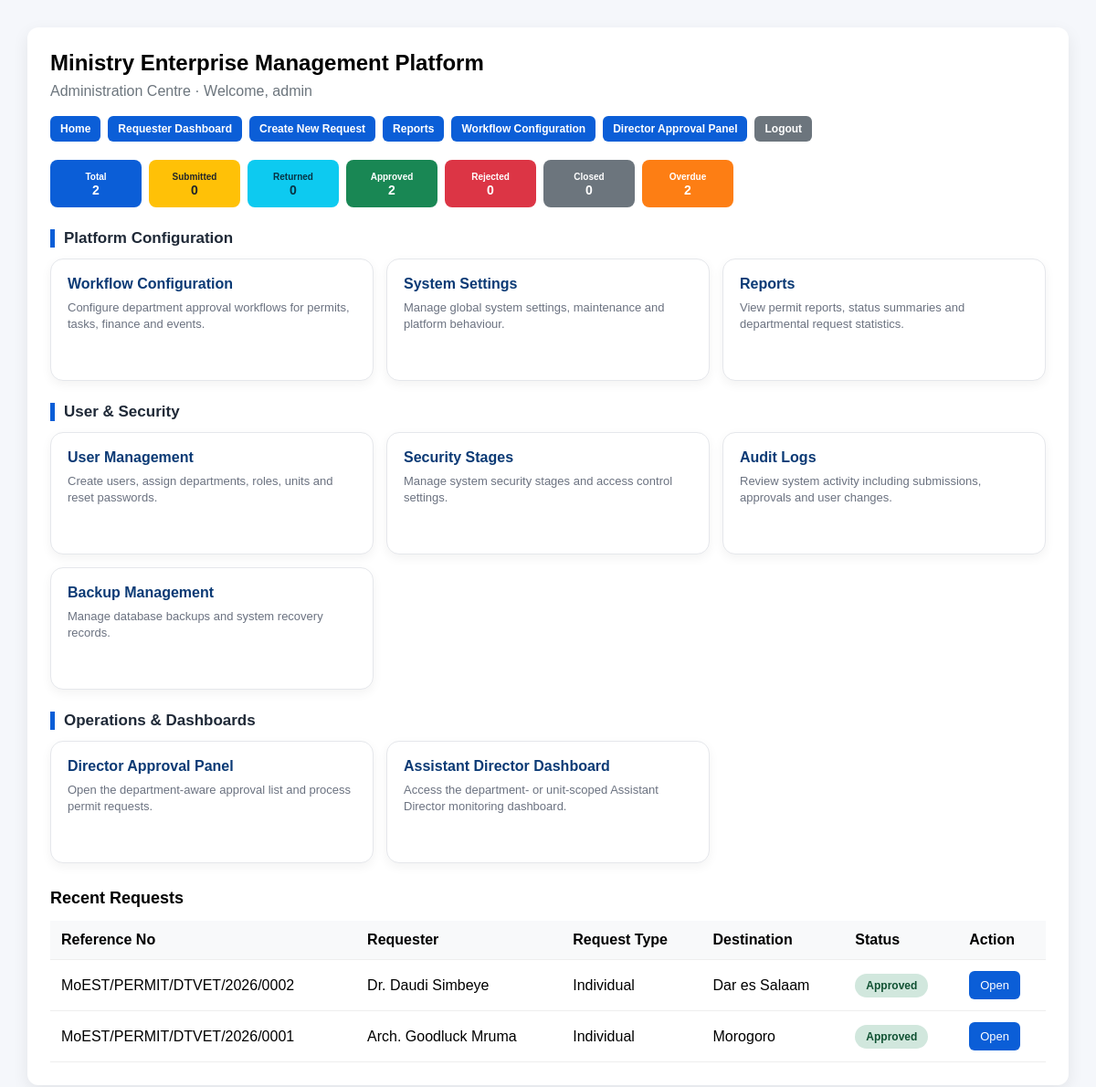
/dashboard/admin/ (signed in), run on the app's committed database.
### permits/models.py (models this page shows, shortened)
class ExternalWorkRequest(models.Model):
    STATUS_CHOICES = [
        ("PENDING_HOU", "Pending Head of Unit"),
        ("PENDING_DIRECTOR", "Pending Director"),
        ("RETURNED_HOU", "Returned by Head of Unit"),
        ("RETURNED_DIRECTOR", "Returned by Director"),
        ("APPROVED", "Approved"),
        ("REJECTED_HOU", "Rejected by Head of Unit"),
        ("REJECTED_DIRECTOR", "Rejected by Director"),
        ("CLOSED", "Closed"),
    ]
    reference_no = models.CharField(max_length=30, unique=True, blank=True)
    requester = models.ForeignKey(
        User,
        on_delete=models.CASCADE,
        related_name="work_requests"
    )
    requester_name = models.CharField(max_length=150, blank=True)
    requester_employee_id = models.CharField(max_length=50, blank=True)
    purpose = models.CharField(max_length=200)
    destination = models.CharField(max_length=200)
    start_time = models.DateTimeField(db_index=True)
    end_time = models.DateTimeField(db_index=True)
    is_group_request = models.BooleanField(default=False)
    group_leader = models.ForeignKey(
        User,
        on_delete=models.SET_NULL,
        null=True,
        blank=True,
        related_name="group_leader_requests"
    )
    group_leader_name = models.CharField(max_length=150, blank=True)
    group_leader_employee_id = models.CharField(max_length=50, blank=True)
    acting_officer = models.ForeignKey(
        User,
        on_delete=models.SET_NULL,
        null=True,
        blank=True,
        related_name="acting_officer_requests"
    )
    acting_officer_name = models.CharField(max_length=150, blank=True)
    acting_officer_employee_id = models.CharField(max_length=50, blank=True)
    acting_officer_phone = models.CharField(max_length=30, blank=True)
    unit_name = models.CharField(max_length=20, blank=True, null=True, db_index=True)
    head_of_unit = models.ForeignKey(
        User,
        on_delete=models.SET_NULL,
        null=True,
        blank=True,
        related_name="head_of_unit_requests"
    )
    director = models.ForeignKey(
        User,
        on_delete=models.SET_NULL,
        null=True,
        blank=True,
        related_name="director_requests"
    )
    status = models.CharField(
        max_length=30,
        choices=STATUS_CHOICES,
        default="PENDING_DIRECTOR",
        db_index=True
    )
    hou_comment = models.TextField(blank=True)
    director_comment = models.TextField(blank=True)
    returned_at = models.DateTimeField(blank=True, null=True)
    resubmitted_at = models.DateTimeField(blank=True, null=True)
    hou_approved_by = models.ForeignKey(
        User,
        on_delete=models.SET_NULL,
        null=True,
        blank=True,
        related_name="hou_approved_requests"
    )
    hou_approved_at = models.DateTimeField(null=True, blank=True)
    director_approved_by = models.ForeignKey(
        User,
        on_delete=models.SET_NULL,
        null=True,
        blank=True,
        related_name="director_approved_requests"
    )
    director_approved_at = models.DateTimeField(null=True, blank=True)
    rejected_by = models.ForeignKey(
        User,
        on_delete=models.SET_NULL,
        null=True,
        blank=True,
        related_name="rejected_requests"
    )
    rejected_by_role = models.CharField(max_length=50, blank=True)
    rejected_at = models.DateTimeField(null=True, blank=True)
    task_approval_file = models.FileField(
        upload_to="task_approvals/",
        blank=True,
        null=True
    )
    report_file = models.FileField(
        upload_to="reports/",
        blank=True,
        null=True
    )
    created_at = models.DateTimeField(auto_now_add=True, db_index=True)
    updated_at = models.DateTimeField(auto_now=True, db_index=True)
    class Meta:
        ordering = ["-updated_at"]

### permits/views.py (the view)
@login_required
def admin_dashboard(request):
    profile = _get_profile(request.user)
    if not (request.user.is_superuser or profile.role == "ADMIN"):
        return HttpResponseForbidden("Not allowed.")
    status = request.GET.get("status")
    now = timezone.now()
    all_requests = ExternalWorkRequest.objects.all()
    if status == "OVERDUE":
        recent_requests = all_requests.filter(
            end_time__lt=now
        ).exclude(
            status__in=["CLOSED"] + _rejected_statuses()
        )
    elif status in ["RETURNED", "RETURNED_HOU", "RETURNED_DIRECTOR"]:
        recent_requests = all_requests.filter(status__in=_returned_statuses())
    elif status in ["REJECTED", "REJECTED_HOU", "REJECTED_DIRECTOR"]:
        recent_requests = all_requests.filter(status__in=_rejected_statuses())
    elif status in ["PENDING", "PENDING_HOU", "PENDING_DIRECTOR"]:
        recent_requests = all_requests.filter(status__in=["PENDING_HOU", "PENDING_DIRECTOR"])
    elif _is_total_status(status):
        recent_requests = all_requests
    else:
        recent_requests = all_requests.filter(status=status)
    total_requests = all_requests.count()
    pending_hou_count = all_requests.filter(status="PENDING_HOU").count()
    pending_director_count = all_requests.filter(status="PENDING_DIRECTOR").count()
    returned_count = all_requests.filter(status__in=_returned_statuses()).count()
    approved_count = all_requests.filter(status="APPROVED").count()
    rejected_count = all_requests.filter(status__in=_rejected_statuses()).count()
    closed_count = all_requests.filter(status="CLOSED").count()
    overdue_count = all_requests.filter(
        end_time__lt=now
    ).exclude(
        status__in=["CLOSED"] + _rejected_statuses()
    ).count()
    recent_requests = recent_requests.order_by("-updated_at")[:10]
    recent_requests = _attach_display_status_list(recent_requests, context="list")
    context = {
        "selected_status": status,
        "total_requests": total_requests,
        "pending_hou_count": pending_hou_count,
        "pending_director_count": pending_director_count,
        "returned_count": returned_count,
        "approved_count": approved_count,
        "rejected_count": rejected_count,
        "closed_count": closed_count,
        "overdue_count": overdue_count,
        "recent_requests": recent_requests,
    }
    return render(request, "permits/admin_dashboard.html", context)

### permits/templates/permits/admin_dashboard.html (shortened to what this page needs)
<!DOCTYPE html>
<html>
<head>
</head>
<body>
    <div class="card">
        <h2>Ministry Enterprise Management Platform</h2>
        <div class="subtitle">Administration Centre · Welcome, {{ request.user.username }}</div>
        <div class="top-menu">
            <a href="{% url 'system_home' %}">Home</a>
            <a href="{% url 'requester_dashboard' %}">Requester Dashboard</a>
            <a href="{% url 'request_new' %}">Create New Request</a>
            <a href="{% url 'permit_reports' %}">Reports</a>
            <a href="{% url 'workflow_list' %}">Workflow Configuration</a>
            <a href="{% url 'director_requests' %}">Director Approval Panel</a>
            <a href="{% url 'logout' %}" class="logout">Logout</a>
        </div>
        <div class="stats">
            <a href="{% url 'admin_dashboard' %}"><div class="stat-box total"><h3>Total</h3><div class="number">{{ total_requests|default:0 }}</div></div></a>
            <a href="{% url 'admin_dashboard' %}?status=PENDING"><div class="stat-box submitted"><h3>Submitted</h3><div class="number">{{ pending_hou_count|add:pending_director_count }}</div></div></a>
            <a href="{% url 'admin_dashboard' %}?status=RETURNED"><div class="stat-box returned"><h3>Returned</h3><div class="number">{{ returned_count|default:0 }}</div></div></a>
            <a href="{% url 'admin_dashboard' %}?status=APPROVED"><div class="stat-box approved"><h3>Approved</h3><div class="number">{{ approved_count|default:0 }}</div></div></a>
            <a href="{% url 'admin_dashboard' %}?status=REJECTED"><div class="stat-box rejected"><h3>Rejected</h3><div class="number">{{ rejected_count|default:0 }}</div></div></a>
            <a href="{% url 'admin_dashboard' %}?status=CLOSED"><div class="stat-box closed"><h3>Closed</h3><div class="number">{{ closed_count|default:0 }}</div></div></a>
            <a href="{% url 'admin_dashboard' %}?status=OVERDUE"><div class="stat-box overdue"><h3>Overdue</h3><div class="number">{{ overdue_count|default:0 }}</div></div></a>
        </div>
        <div class="admin-section">
            <div class="section-heading">Platform Configuration</div>
            <div class="admin-grid">
                <a class="admin-card" href="{% url 'workflow_list' %}">
                    <h3>Workflow Configuration</h3>
                    <p>Configure department approval workflows for permits, tasks, finance and events.</p>
                </a>
                <a class="admin-card" href="{% url 'system_admin:settings' %}">
                    <h3>System Settings</h3>
                    <p>Manage global system settings, maintenance and platform behaviour.</p>
                </a>
                <a class="admin-card" href="{% url 'permit_reports' %}">
                    <h3>Reports</h3>
                    <p>View permit reports, status summaries and departmental request statistics.</p>
                </a>
            </div>
        </div>
        <div class="admin-section">
            <div class="section-heading">User &amp; Security</div>
            <div class="admin-grid">
                <a class="admin-card" href="{% url 'user_management' %}">
                    <h3>User Management</h3>
                    <p>Create users, assign departments, roles, units and reset passwords.</p>
                </a>
                <a class="admin-card" href="{% url 'system_admin:security_stages' %}">
                    <h3>Security Stages</h3>
                    <p>Manage system security stages and access control settings.</p>
                </a>
                <a class="admin-card" href="{% url 'audit_log_list' %}">
                    <h3>Audit Logs</h3>
                    <p>Review system activity including submissions, approvals and user changes.</p>
                </a>
                <a class="admin-card" href="{% url 'system_admin:backup_list' %}">
                    <h3>Backup Management</h3>
                    <p>Manage database backups and system recovery records.</p>
                </a>
            </div>
        </div>
        <div class="admin-section">
            <div class="section-heading">Operations &amp; Dashboards</div>
            <div class="admin-grid">
                <a class="admin-card" href="{% url 'director_requests' %}">
                    <h3>Director Approval Panel</h3>
                    <p>Open the department-aware approval list and process permit requests.</p>
                </a>
                <a class="admin-card" href="{% url 'assistant_director_dashboard' %}">
                    <h3>Assistant Director Dashboard</h3>
                    <p>Access the department- or unit-scoped Assistant Director monitoring dashboard.</p>
                </a>
            </div>
        </div>
        <div class="section-title">Recent Requests</div>
        <table>
            <tr>
                <th>Reference No</th>
                <th>Requester</th>
                <th>Request Type</th>
                <th>Destination</th>
                <th>Status</th>
                <th>Action</th>
            </tr>
            {% for r in recent_requests %}
            <tr>
                <td>{{ r.reference_no }}</td>
                <td>
                    {% if r.is_group_request %}
                    {{ r.group_leader_name }} ({{ r.members.count }} members)
                    {% else %}
                    {{ r.requester_name }}
                    {% endif %}
                </td>
                <td>{% if r.is_group_request %}Group{% else %}Individual{% endif %}</td>
                <td>{{ r.destination }}</td>
                <td>
                    {% if r.raw_status == "CLOSED" %}
                    <span class="badge badge-closed">Closed</span>
                    {% elif r.raw_status == "APPROVED" %}
                    <span class="badge badge-approved">Approved</span>
                    {% elif r.raw_status == "RETURNED_HOU" or r.raw_status == "RETURNED_DIRECTOR" %}
                    <span class="badge badge-returned">{{ r.display_status|default:"Returned" }}</span>
                    {% elif r.raw_status == "REJECTED_HOU" or r.raw_status == "REJECTED_DIRECTOR" %}
                    <span class="badge badge-rejected">{{ r.display_status|default:"Rejected" }}</span>
                    {% elif r.is_overdue %}
                    <span class="badge badge-overdue">Overdue</span>
                    {% else %}
                    <span class="badge badge-submitted">{{ r.display_status|default:"Submitted" }}</span>
                    {% endif %}
                </td>
                <td><a class="btn-link" href="{% url 'director_request_detail' r.pk %}">Open</a></td>
            </tr>
            {% empty %}
            <tr>
                <td colspan="6">No requests available.</td>
            </tr>
            {% endfor %}
        </table>
    </div>
</body>
</html>

### data on the page
ExternalWorkRequest: reference_no "MoEST/PERMIT/DTVET/2026/0002", requester_name "Dr. Daudi Simbeye", is_group_request "Individual", destination "Dar es Salaam", status "Approved"
ExternalWorkRequest: reference_no "MoEST/PERMIT/DTVET/2026/0001", requester_name "Arch. Goodluck Mruma", is_group_request "Individual", destination "Morogoro", status "Approved"

### other printed values
{{ request.user.username }} "admin"
{{ total_requests|default:0 }} "2"
{{ pending_hou_count|add:pending_director_count }} "0"
{{ returned_count|default:0 }} "0"
{{ approved_count|default:0 }} "2"
{{ rejected_count|default:0 }} "0"
{{ closed_count|default:0 }} "0"
{{ overdue_count|default:0 }} "2"
